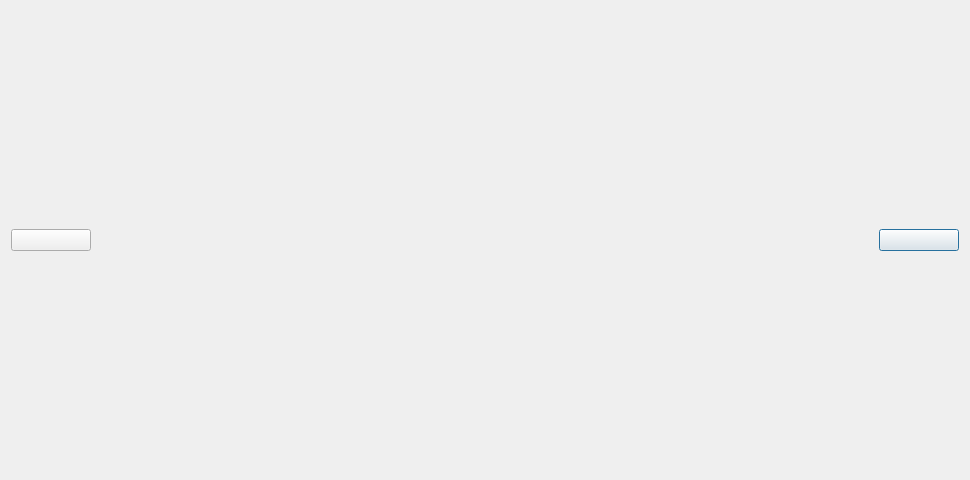
<?xml version="1.0" encoding="UTF-8"?>
<ui version="4.0">
 <class>PicShow</class>
 <widget class="QDialog" name="PicShow">
  <property name="geometry">
   <rect>
    <x>0</x>
    <y>0</y>
    <width>970</width>
    <height>480</height>
   </rect>
  </property>
  <property name="sizePolicy">
   <sizepolicy hsizetype="Preferred" vsizetype="Preferred">
    <horstretch>0</horstretch>
    <verstretch>0</verstretch>
   </sizepolicy>
  </property>
  <property name="minimumSize">
   <size>
    <width>0</width>
    <height>0</height>
   </size>
  </property>
  <property name="windowTitle">
   <string>Dialog</string>
  </property>
  <layout class="QHBoxLayout" name="horizontalLayout">
   <item>
    <layout class="QGridLayout" name="gridLayout">
     <item row="1" column="1">
      <spacer name="horizontalSpacer">
       <property name="orientation">
        <enum>Qt::Orientation::Horizontal</enum>
       </property>
       <property name="sizeType">
        <enum>QSizePolicy::Policy::Preferred</enum>
       </property>
       <property name="sizeHint" stdset="0">
        <size>
         <width>40</width>
         <height>20</height>
        </size>
       </property>
      </spacer>
     </item>
     <item row="1" column="5">
      <widget class="QWidget" name="widget_2" native="true">
       <property name="minimumSize">
        <size>
         <width>80</width>
         <height>0</height>
        </size>
       </property>
       <property name="maximumSize">
        <size>
         <width>80</width>
         <height>16777215</height>
        </size>
       </property>
       <layout class="QVBoxLayout" name="verticalLayout_2">
        <property name="leftMargin">
         <number>0</number>
        </property>
        <property name="topMargin">
         <number>0</number>
        </property>
        <property name="rightMargin">
         <number>0</number>
        </property>
        <property name="bottomMargin">
         <number>0</number>
        </property>
        <item>
         <widget class="PicButton" name="nextBtn">
          <property name="text">
           <string/>
          </property>
         </widget>
        </item>
       </layout>
      </widget>
     </item>
     <item row="1" column="3">
      <widget class="QLabel" name="label">
       <property name="sizePolicy">
        <sizepolicy hsizetype="Expanding" vsizetype="Expanding">
         <horstretch>0</horstretch>
         <verstretch>0</verstretch>
        </sizepolicy>
       </property>
       <property name="text">
        <string/>
       </property>
      </widget>
     </item>
     <item row="0" column="3">
      <spacer name="verticalSpacer">
       <property name="orientation">
        <enum>Qt::Orientation::Vertical</enum>
       </property>
       <property name="sizeType">
        <enum>QSizePolicy::Policy::Preferred</enum>
       </property>
       <property name="sizeHint" stdset="0">
        <size>
         <width>20</width>
         <height>40</height>
        </size>
       </property>
      </spacer>
     </item>
     <item row="1" column="0">
      <widget class="QWidget" name="widget" native="true">
       <property name="minimumSize">
        <size>
         <width>80</width>
         <height>0</height>
        </size>
       </property>
       <property name="maximumSize">
        <size>
         <width>80</width>
         <height>16777215</height>
        </size>
       </property>
       <layout class="QVBoxLayout" name="verticalLayout">
        <property name="leftMargin">
         <number>0</number>
        </property>
        <property name="topMargin">
         <number>0</number>
        </property>
        <property name="rightMargin">
         <number>0</number>
        </property>
        <property name="bottomMargin">
         <number>0</number>
        </property>
        <item>
         <widget class="PicButton" name="previousBtn">
          <property name="text">
           <string/>
          </property>
         </widget>
        </item>
       </layout>
      </widget>
     </item>
     <item row="1" column="4">
      <spacer name="horizontalSpacer_2">
       <property name="orientation">
        <enum>Qt::Orientation::Horizontal</enum>
       </property>
       <property name="sizeType">
        <enum>QSizePolicy::Policy::Preferred</enum>
       </property>
       <property name="sizeHint" stdset="0">
        <size>
         <width>40</width>
         <height>20</height>
        </size>
       </property>
      </spacer>
     </item>
     <item row="2" column="3">
      <spacer name="verticalSpacer_2">
       <property name="orientation">
        <enum>Qt::Orientation::Vertical</enum>
       </property>
       <property name="sizeType">
        <enum>QSizePolicy::Policy::Preferred</enum>
       </property>
       <property name="sizeHint" stdset="0">
        <size>
         <width>20</width>
         <height>40</height>
        </size>
       </property>
      </spacer>
     </item>
    </layout>
   </item>
  </layout>
 </widget>
 <customwidgets>
  <customwidget>
   <class>PicButton</class>
   <extends>QPushButton</extends>
   <header>picbutton.h</header>
  </customwidget>
 </customwidgets>
 <resources/>
 <connections/>
</ui>
